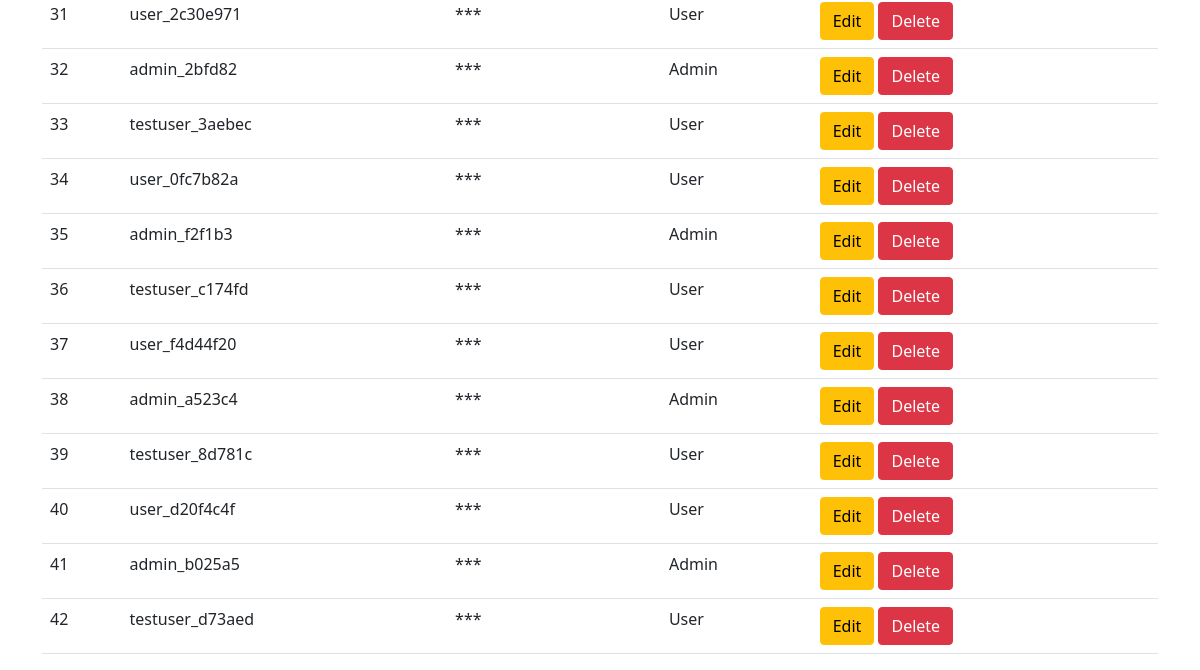
The page /users (signed in, lower part) on the database as committed earlier.
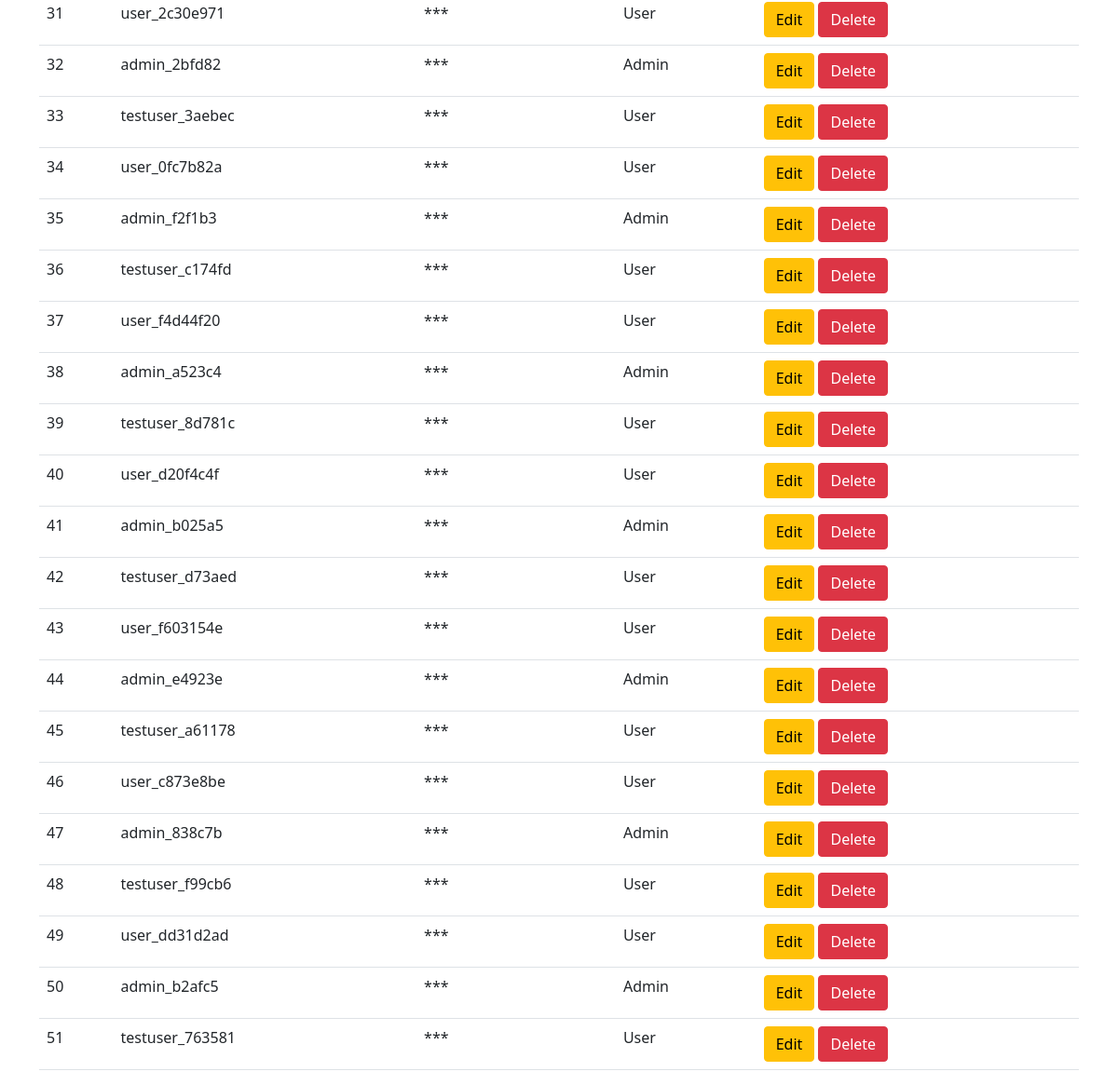
The same page on the database as committed later.
### models.py (models this page shows)
class User(Base):
    __tablename__ = "users"
    id = Column(Integer, primary_key=True, index=True)
    username = Column(String, unique=True, index=True)
    hashed_password = Column(String)
    is_admin = Column(Boolean, default=False)
    apprentices = relationship("Apprentice", back_populates="creator")

### main.py (the view)
@app.get("/users", response_model=List[UserResponse])
async def get_users(
    request: Request,
    db: Session = Depends(get_db),
    user: UserResponse = Depends(get_current_user),
):
    is_admin(user)
    users = db.query(User).all()
    return templates.TemplateResponse(
        "users.html", {"request": request, "users": users, "is_admin": user.is_admin}
    )

### templates/users.html (shortened to what this page needs)
<!DOCTYPE html>
<html lang="en">
  <head>
    <link
      href="https://cdn.jsdelivr.net/npm/bootstrap@5.0.2/dist/css/bootstrap.min.css"
      rel="stylesheet"
    />
  </head>
  <body>
    <div class="container mt-5">
      <div class="table-responsive">
        <table class="table">
          <tbody id="user-table-body">
            {% for user in users %}
            <tr>
              <td>{{ user.id }}</td>
              <td>{{ user.username }}</td>
              <td>***</td>
              <td>{{ 'Admin' if user.is_admin else 'User' }}</td>
              <td>
                <button
                  class="btn btn-warning"
                  onclick="editUser({{ user.id }})"
                >
                  Edit
                </button>
                <button
                  class="btn btn-danger"
                  onclick="confirmDeleteUser({{ user.id }})"
                >
                  Delete
                </button>
              </td>
            </tr>
            {% endfor %}
          </tbody>
        </table>
      </div>
    </div>
  </body>
</html>

Rows that differ between the two databases and show on the page:
added User: id "43", username "user_f603154e", is_admin "User"
added User: id "44", username "admin_e4923e", is_admin "Admin"
added User: id "45", username "testuser_a61178", is_admin "User"
added User: id "46", username "user_c873e8be", is_admin "User"
added User: id "47", username "admin_838c7b", is_admin "Admin"
added User: id "48", username "testuser_f99cb6", is_admin "User"
added User: id "49", username "user_dd31d2ad", is_admin "User"
added User: id "50", username "admin_b2afc5", is_admin "Admin"
added User: id "51", username "testuser_763581", is_admin "User"
